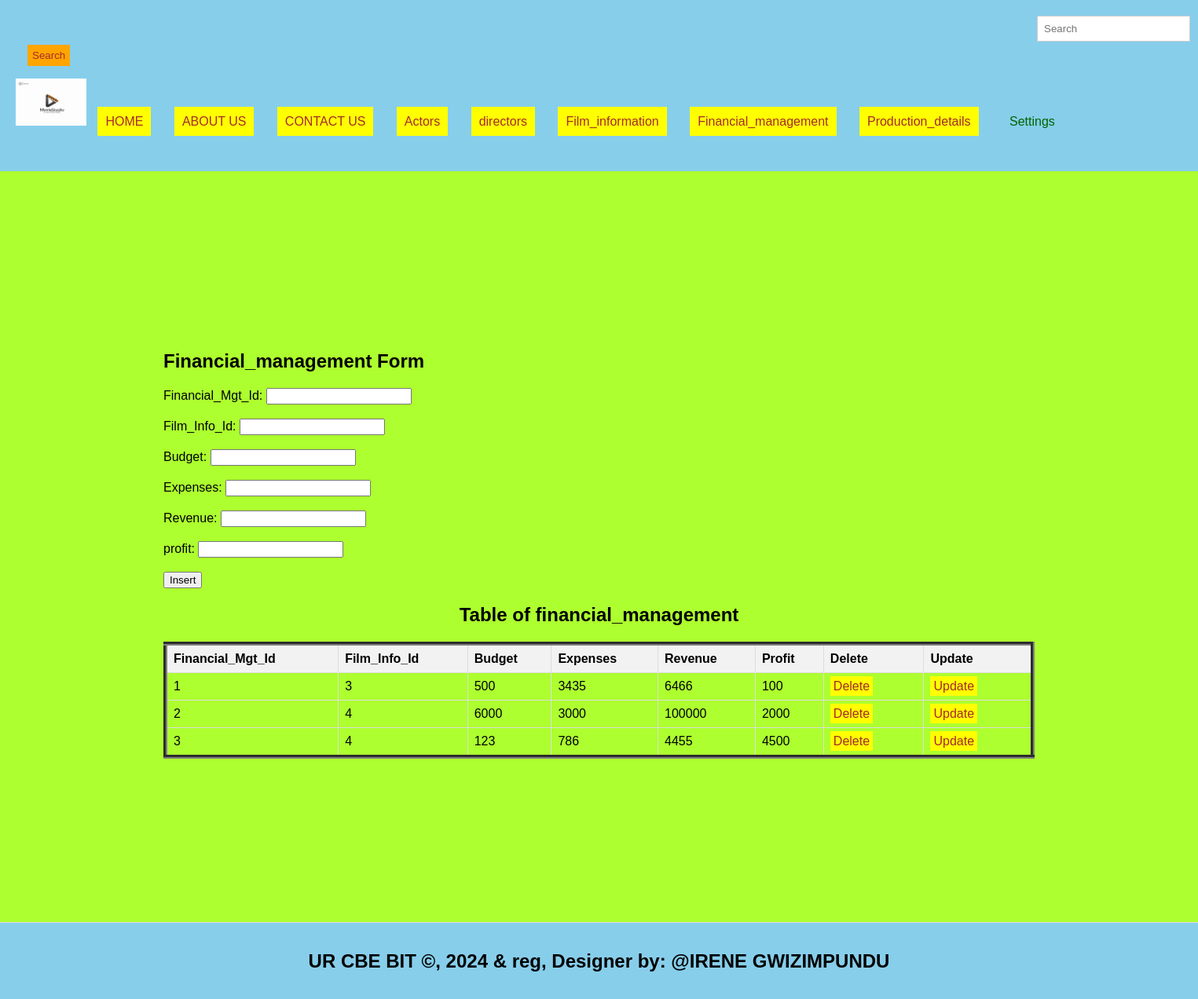
Screenshot of /financial_management.php with the database file from the repository.
### tables this page shows
CREATE TABLE `financial_management` (
  `Financial_Mgt_Id` int(11) NOT NULL,
  `Film_Info_Id` int(11) DEFAULT NULL,
  `Budget` varchar(30) DEFAULT NULL,
  `Expenses` varchar(100) DEFAULT NULL,
  `Revenue` varchar(109) DEFAULT NULL,
  `profit` varchar(109) DEFAULT NULL
);

### financial_management.php (the view, shortened to what this page needs)
<html lang="en">
<head>
  <link rel="stylesheet" type="text/css" href="style.css" title="style 1" media="screen, tv, projection, handheld, print"/>
<header>
</head>
<body bgcolor="greenyellow">
  <form class="d-flex" role="search" action="search.php">
      <input class="form-control me-2" type="search" placeholder="Search" aria-label="Search" name="query">
      <button class="btn btn-outline-success" type="submit">Search</button>
    </form>
  <ul style="list-style-type: none; padding: 0;">
    <li style="display: inline; margin-right: 10px;">
    <img src="./Images/logo.jpg" width="90" height="60" alt="Logo">
  </li>
  <li style="display: inline; margin-right: 10px;"><a href="./HOME.html">HOME</a>
    <li style="display: inline; margin-right: 10px;"><a href="./ABOUT US.html">ABOUT US</a>
      <li style="display: inline; margin-right: 10px;"><a href="./CONTACT US.html">CONTACT US</a>
    <li style="display: inline; margin-right: 10px;"><a href="./actors.php">Actors</a>
  </li>
  <li style="display: inline; margin-right: 10px;"><a href="./directors.php">directors</a>
  </li>
    <li style="display: inline; margin-right: 10px;"><a href="./film_information.php">Film_information</a>
  </li>
    <li style="display: inline; margin-right: 10px;"><a href="./financial_management.php">Financial_management</a>
  </li>
    <li style="display: inline; margin-right: 10px;"><a href="./production_details.php">Production_details</a>
  </li>
    <li class="dropdown" style="display: inline; margin-right: 10px;">
      <a href="#" style="padding: 10px; color:darkgreen; background-color: skyblue; text-decoration: none; margin-right: 15px;">Settings</a>
    </li><br><br>
  </ul>
<section>
<h1>Financial_management Form</h1>
    <form method="post" onsubmit="return confirmInsert();">
        <label for="Financial_Mgt_Id">Financial_Mgt_Id:</label>
        <input type="number" id="fus_Id" name="fus_Id"><br><br>
        <label for="Film_Info_Id">Film_Info_Id:</label>
        <input type="number" id="actid" name="actid" required><br><br>
        <label for="Budget">Budget:</label>
        <input type="number" id="dn" name="dn" required><br><br>
        <label for="Expenses">Expenses:</label>
        <input type="text" id="txt" name="txt" required><br><br>
        <label for="Revenue">Revenue:</label>
        <input type="TEXT" id="RVN" name="RVN" required><br><br>
        <label for="profit">profit:</label>
        <input type="TEXT" id="rrd" name="rrd" required><br><br>
        <input type="submit" name="add" value="Insert">
    </form>
<!DOCTYPE html>
<html>
<head>
</head>
<body>
    <center><h2>Table of financial_management</h2></center>
    <table border="5">
        <tr>
            <th>Financial_Mgt_Id</th>
            <th>Film_Info_Id</th>
            <th>Budget</th>
            <th>Expenses</th>
            <th>Revenue</th>
            <th>Profit</th>
            <th>Delete</th>
            <th>Update</th>
        </tr>
        <?php
       include('database_connection.php');
        $sql = "SELECT * FROM financial_management";
        $result = $connection->query($sql);
        if ($result->num_rows > 0) {
            while ($row = $result->fetch_assoc()) {
                $did = $row['Financial_Mgt_Id'];
                echo "<tr>
                    <td>" . $row['Financial_Mgt_Id'] . "</td>
                    <td>" . $row['Film_Info_Id'] . "</td>
                    <td>" . $row['Budget'] . "</td>
                    <td>" . $row['Expenses'] . "</td>
                    <td>" . $row['Revenue'] . "</td>
                    <td>" . $row['profit'] . "</td>
                    <td><a style='padding:4px' href='delete_financial_management.php?Financial_Mgt_Id=$did'>Delete</a></td>
                    <td><a style='padding:4px' href='update_financial_management.php?Financial_Mgt_Id=$did'>Update</a></td>
                </tr>";
            }
        } else {
            echo "<tr><td colspan='7'>No data found</td></tr>";
        }
        ?>
    </table>
  </body>
    </section>
<footer>
  <center>
    <b><h2>UR CBE BIT &copy, 2024 & reg, Designer by: @IRENE GWIZIMPUNDU</h2></b>
  </center>
</footer>
</body>
</html>

### style.css (style rules this page uses)
body { font-family: Arial, sans-serif; margin: 0; padding: 0; }
.form-control { padding: 8px; margin-left: 4px; border: 1px solid #ccc; }
.btn { padding: 6px; background-color: orange; color: brown; border: none; }
.dropdown { position: relative; display: inline; margin-right: 10px; }
body { font-family: Arial,sans-serif; margin:0; padding:0; }
header { background-color:skyblue; padding: 20px; }
.dropdown { position: right; display:right; direction:rtl; }
section { padding:208px; border-bottom: 1px solid #ddd; }
footer { text-align: center; padding: 15px; background-color:blue; }

### financial_management.php (style rules this page uses)
a { padding: 10px; color: white; background-color: yellow; text-decoration: none; margin-right: 15px; }
a:link { color: brown; }
button.btn { margin-left: 15px; margin-top: 4px; }
input.form-control { margin-left: 1300px; padding: 8px; }
header { background-color:skyblue; padding: 20px; }
footer { text-align: center; padding: 15px; background-color:skyblue; }
table { width: 100%; border-collapse: collapse; }
th, td { border: 1px solid #ddd; padding: 8px; text-align: left; }
th { background-color: #f2f2f2; }

### rows the page displays
financial_management: Financial_Mgt_Id "1", Film_Info_Id "3", Budget "500", Expenses "3435", Revenue "6466", profit "100"
financial_management: Financial_Mgt_Id "2", Film_Info_Id "4", Budget "6000", Expenses "3000", Revenue "100000", profit "2000"
financial_management: Financial_Mgt_Id "3", Film_Info_Id "4", Budget "123", Expenses "786", Revenue "4455", profit "4500"
